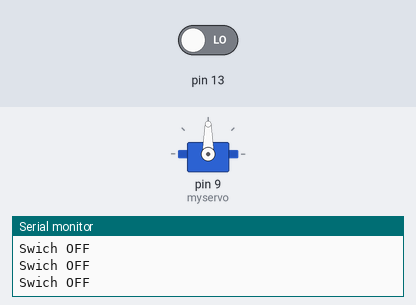
Bench run of a sketch on a simulated Arduino Uno, built with avr-gcc and run on an emulated ATmega328P. Shown: servo, the last lines printed to the serial monitor. The inputs (shaded band) are chosen by the test bench; at power-on: pin 13 LOW.

Above: at 2.8 s.
2.9 s: pin 13 driven HIGH
At 3.3 s:
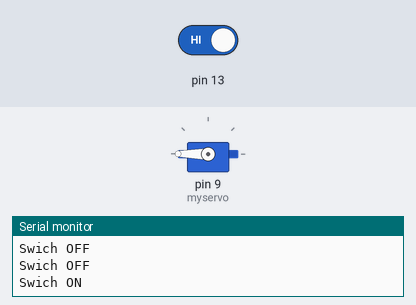
4.5 s: pin 13 driven LOW
At 8.3 s:
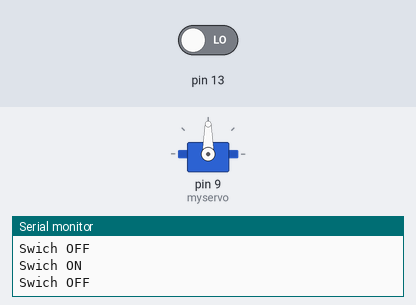
Timing chart, 0 to 9.8 s (numbered marks = the images above; inputs shaded):
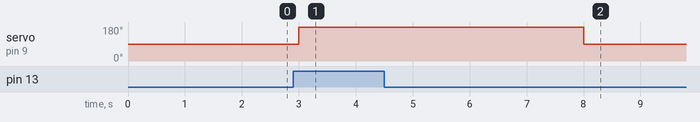

The sketch:

Survo.ino
```cpp
#include<Servo.h>  //서보모터 라이브러리 사용

Servo myservo;

char ch;


void setup()
{
  Serial.begin(9600); //시리얼 통신 초기화
  myservo.attach(9);  //서보모터 핀번호 9번으로 설정
  pinMode(13, INPUT);
}


void loop() {
    int buttonValue = digitalRead(13);
  if(buttonValue == HIGH) {
    Serial.println("Swich ON");
       myservo.write(180);
      delay(5000);
  }
  else if(buttonValue == LOW) {
    Serial.println("Swich OFF");
      myservo.write(90);
      delay(1000);
      //myservo.write(92);
  }
}
```

Measured:
- after the input at 2.9 s, servo on pin 9 (myservo): 90° → 180° after 0.10 s
- after the input at 4.5 s, servo on pin 9 (myservo): 180° → 90° after 3.5 s
